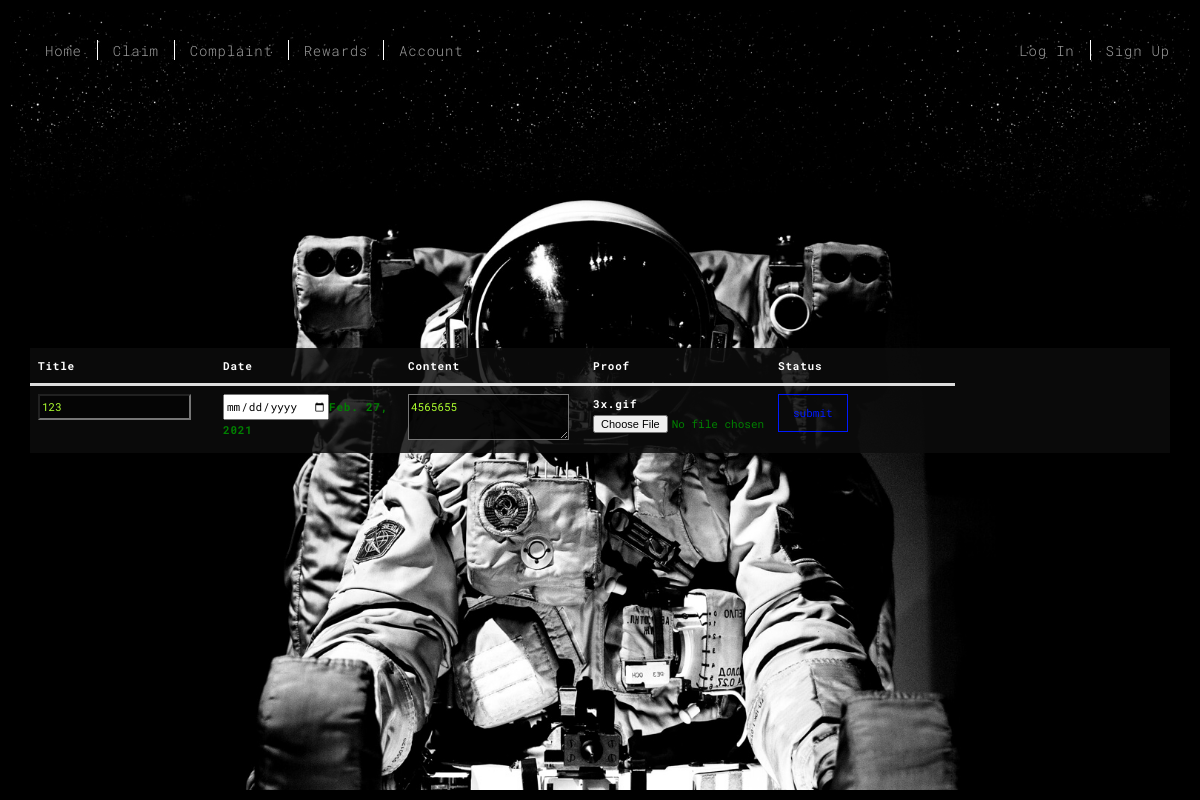
Page /claim/edit/3 on the committed database.
### claim/models.py (models this page shows, shortened)
class ClaimList(models.Model):
    NEW = 'NEW'
    ACCEPTED = 'Accepted'
    DECLINED = 'Declined'
    APPROVAL_STATUS_CHOICES = [
        (ACCEPTED, 'Accepted'),
        (DECLINED, 'Declined'),
        (NEW, 'New Claim'),
    ]
    claim_title = models.CharField(max_length=20, )
    filed_date = models.DateField(default = date.today)
    content = models.CharField(max_length=100)
    status = models.CharField(max_length=10, choices=APPROVAL_STATUS_CHOICES, default=NEW)
    uploads = models.FileField(upload_to="uploads/")

### claim/views.py (the view)
# urls.py: path('edit/<claim_id>', views.edit, name = 'edit'),
def edit(request, claim_id):
    claim = ClaimList.objects.get(pk=claim_id)
    if request.method == 'POST':
        form = ClaimForm(request.POST, request.FILES, instance=claim)
        if form.is_valid():
            form.save()
        else: print("change not saved. Something went wrong!")
        return redirect("thank_you")
    else:
        return render(request, "edit.html", {"claim":claim})

### claim/templatetags/custom_extras.py (called while the page is built)
@register.filter(name='trim')
def trim(text, s=None, e=None, j=None):
    return text[s:e:j]

### claim/templates/edit.html (shortened to what this page needs)
{% extends 'base.html' %}
{% load custom_extras %}
{% load static %}
{% block table %}
    <form method="POST" enctype="multipart/form-data" style>
        <table class="table" style="color: green">
            <thead>
                <tr>
                    <th>Title</th>
                    <th>Date</th>
                    <th>Content</th>
                    <th>Proof</th>
                    <th>Status</th>
                </tr>
            </thead>
            <tbody style="height: auto">
                <tr>
                    <td><input type="text" placeholder="{{ claim.claim_title}}" value="{{ claim.claim_title}}" name="claim_title"></td>
                    <td><input type="date" value="{{ claim.filed_date}}" required name="filed_date">{{ claim.filed_date}}</td>
                    <td><textarea name="content" maxlength="100" id="id_content" placeholder="{{ claim.content}}">{{ claim.content}}</textarea></td>
                    <td><a href="../../{{ claim.uploads}}">{{ claim.uploads.name|trim:8}}</a><input type="file" value="{{ claim.uploads}}" name="uploads"></td>
                    <td><input type="submit" class='btn btn-primary' value='submit'></td>
                </tr>
            </tbody>
        </table>
    </form>
{%endblock table%}

### templates/base.html (style rules this page uses)
tbody { display:block; width: 100%; overflow: auto; height: 600px; background: rgba(0,0,0,0.8) }
table { border-spacing: 0px; table-layout: auto; margin-left: auto; margin-right: auto; }
thead tr { display:table-header-group; }
thead { background: rgba(0,0,0,0.8); color:#fff; }
th, td { padding: 0px; text-align: left; width: 185px; word-wrap: break-word; display: inline-block }
form, input[type="password"] { background: rgba(255,255,255,0.2); }

### rows in the picture
ClaimList: claim_title "123", filed_date "Feb. 27, 2021", content "4565655", uploads.name "3x.gif"
